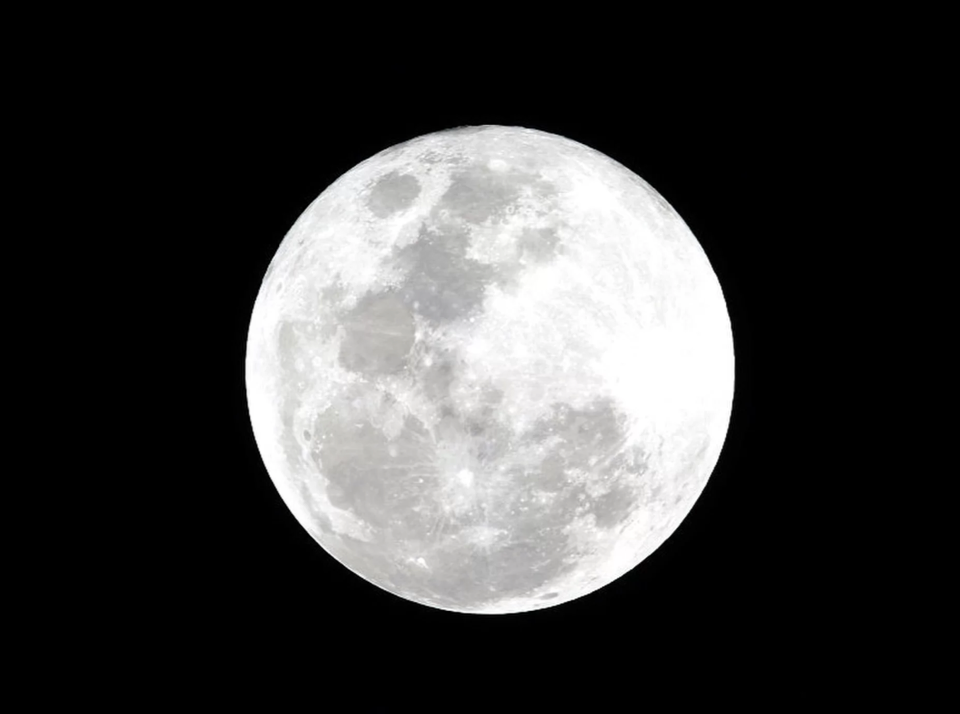
#> input picture images/moon_kim.png, 960 x 714 px, found by its file name
$ python equlization.py
#> lines starting #> are read from the running program, lines starting #| are printed output that depends on the picture
import cv2
import numpy as np


from matplotlib import pyplot as plt

img = cv2.imread('moon_kim.png', 0)
#> img: shape (714, 960); min 0, max 255, mean 61.1

hist, bins = np.histogram(img.flatten(), 256, [0, 256])
#> hist = 256 values, max 476205 at index 0, min 3 at index 47, mean 2677.5; bins = 257 values from 0 to 256

cdf = hist.cumsum()
#> cdf = 256 values from 476205 to 685440
cdf_normalized = cdf * hist.max() / cdf.max()
#> cdf_normalized = 256 values from 330840.3 to 476205
cdf_m = np.ma.masked_equal(cdf,0)
cdf_m = (cdf_m - cdf_m.min())*255/(cdf_m.max()-cdf_m.min())
cdf = np.ma.filled(cdf_m,0).astype('uint8')
#> cdf = 256 values from 0 to 255

plt.plot(cdf_normalized, color='b')
plt.hist(img.flatten(), 256, [0, 256], color='r')
plt.xlim([0, 256])
plt.legend(('cdf', 'histogram'), loc='upper left')
plt.show()
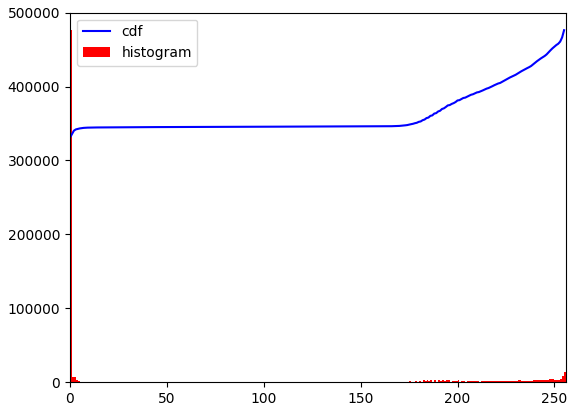
#> figure drawn by matplotlib, 1 panel; tallest bar 476205 high, from x = 0 to 1; curve peaks at x = 255, y = 476205

img2 = cdf[img]
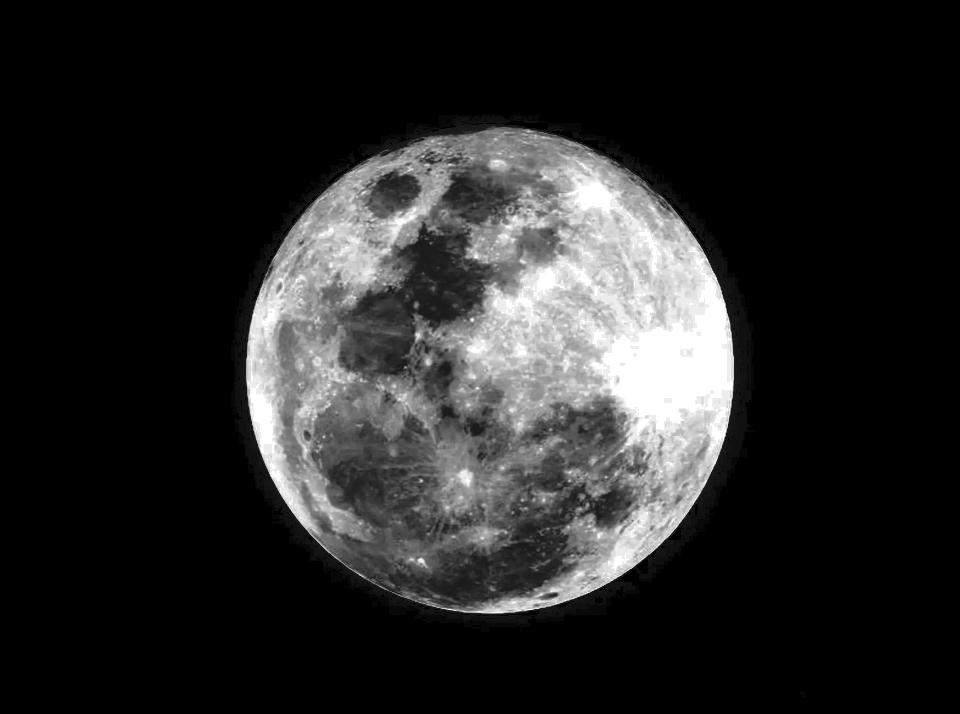
#> img2: shape (714, 960); min 0, max 255, mean 39.4
hist, bins = np.histogram(img2.flatten(), 256, [0, 256])
#> hist = 256 values, max 476205 at index 0, min 0 at index 1, mean 2677.5
cdf = hist.cumsum()
#> cdf = 256 values from 476205 to 685440
cdf_normalized = cdf * hist.max() / cdf.max()


plt.plot(cdf_normalized, color='b')
plt.hist(img2.flatten(), 256, [0, 256], color='r')
plt.xlim([0, 256])
plt.legend(('cdf', 'histogram'), loc='upper left')
plt.show()
#> figure, not shown here; tallest bar 476205 high, from x = 0 to 1; curve peaks at x = 255, y = 476205

img = cv2.imread('moon_kim.png',0)
equ = cv2.equalizeHist(img)
res = np.hstack((img,equ)) #stacking images side-by-side
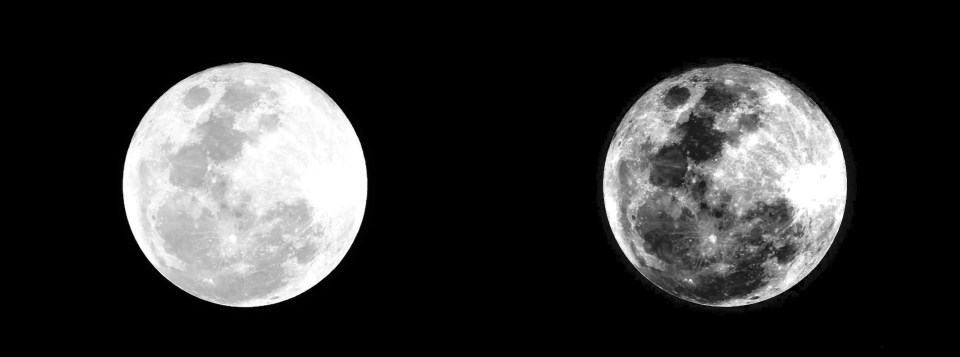
#> res: shape (714, 1920) (shown at 1/2 size); min 0, max 255, mean 50.4
res = np.vstack((img,equ))
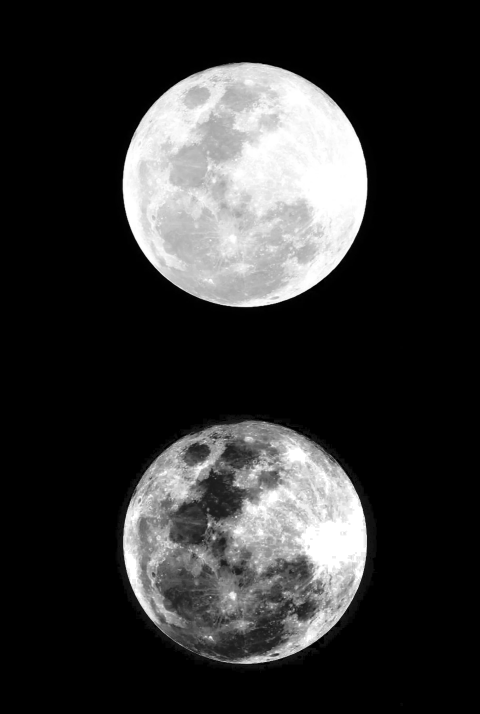
#> res: shape (1428, 960) (shown at 1/2 size); min 0, max 255, mean 50.4
cv2.imwrite('moon_kim_gc.png', equ)

$ run again, with images/black_remove_moon_gcm.png copied over images/moon_kim.png
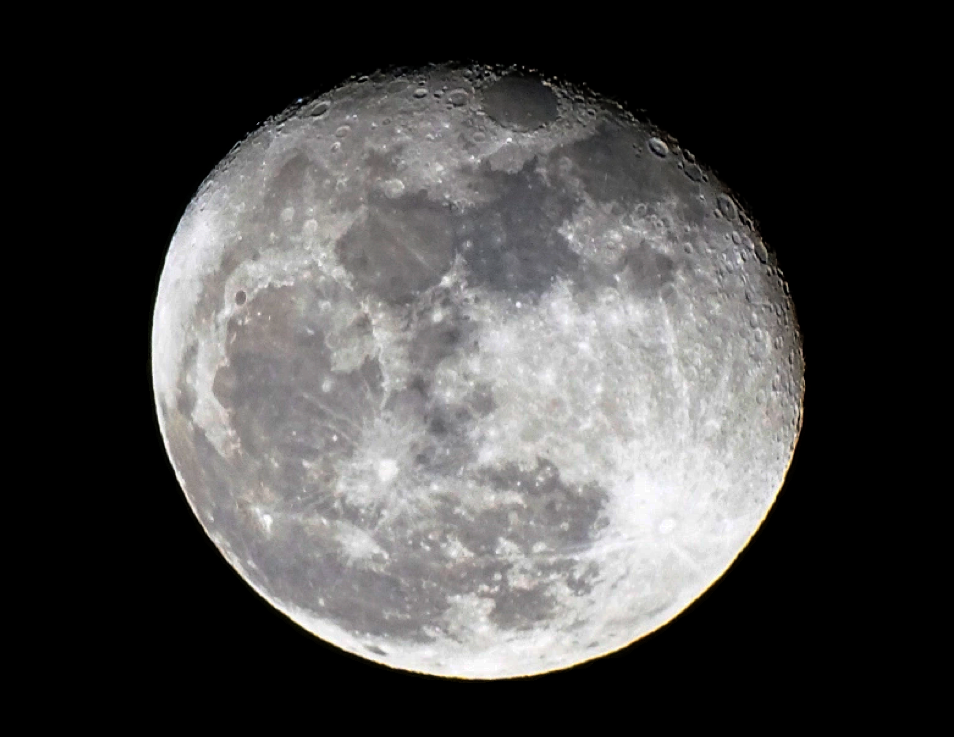
#> input picture images/black_remove_moon_gcm.png, 954 x 737 px, found by its file name
#> `hist, bins = np.histogram(img.flatten(), 256, [0, 256])`: hist = 256 values, max 380658 at index 0, min 12 at index 253, mean 2746.5; bins = 257 values from 0 to 256
#> `cdf = hist.cumsum()`: cdf = 256 values from 380658 to 703098
#> `cdf_normalized = cdf * hist.max() / cdf.max()`: cdf_normalized = 256 values from 206088.6 to 380658
#> `cdf = np.ma.filled(cdf_m,0).astype('uint8')`: cdf = 256 values from 0 to 255
#> `img2 = cdf[img]`:
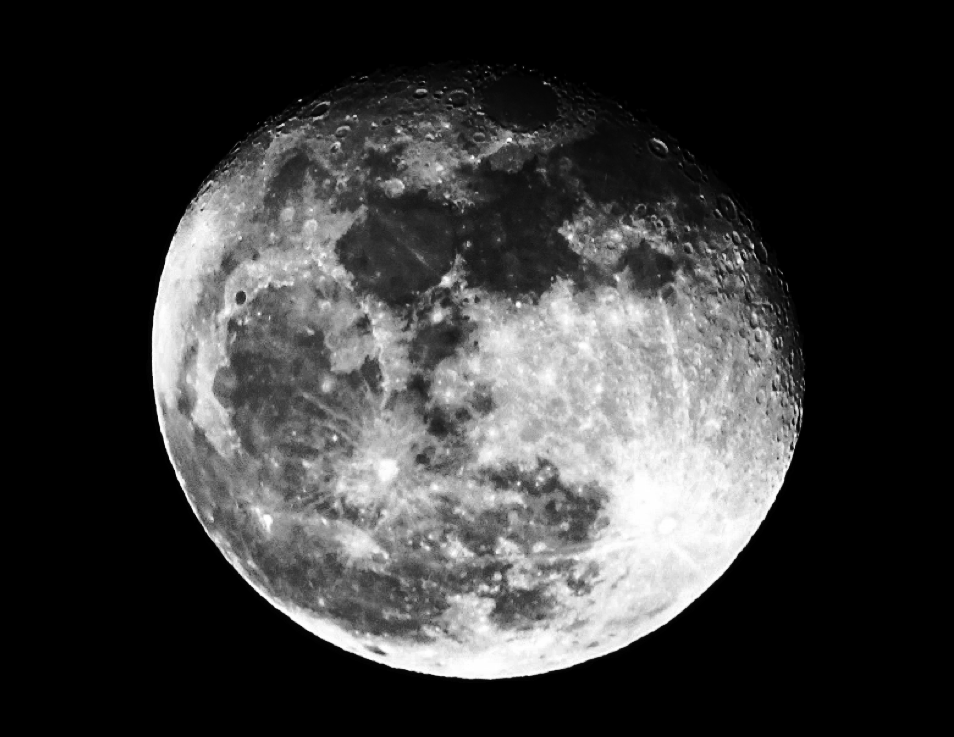
#> img2: shape (737, 954); min 0, max 255, mean 58.6
#> `hist, bins = np.histogram(img2.flatten(), 256, [0, 256])`: hist = 256 values, max 381805 at index 0, min 0 at index 35, mean 2746.5
#> `cdf = hist.cumsum()`: cdf = 256 values from 381805 to 703098
#> `cdf_normalized = cdf * hist.max() / cdf.max()`: cdf_normalized = 256 values from 207332.5 to 381805
#> `res = np.vstack((img,equ))`:
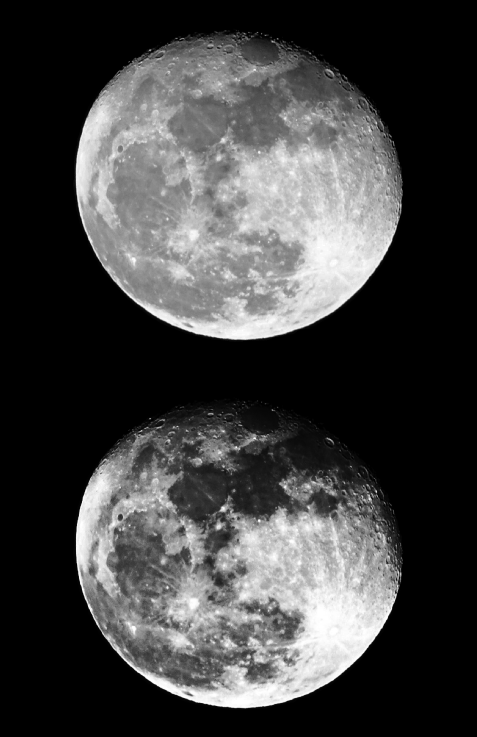
#> res: shape (1474, 954) (shown at 1/2 size); min 0, max 255, mean 64.9
